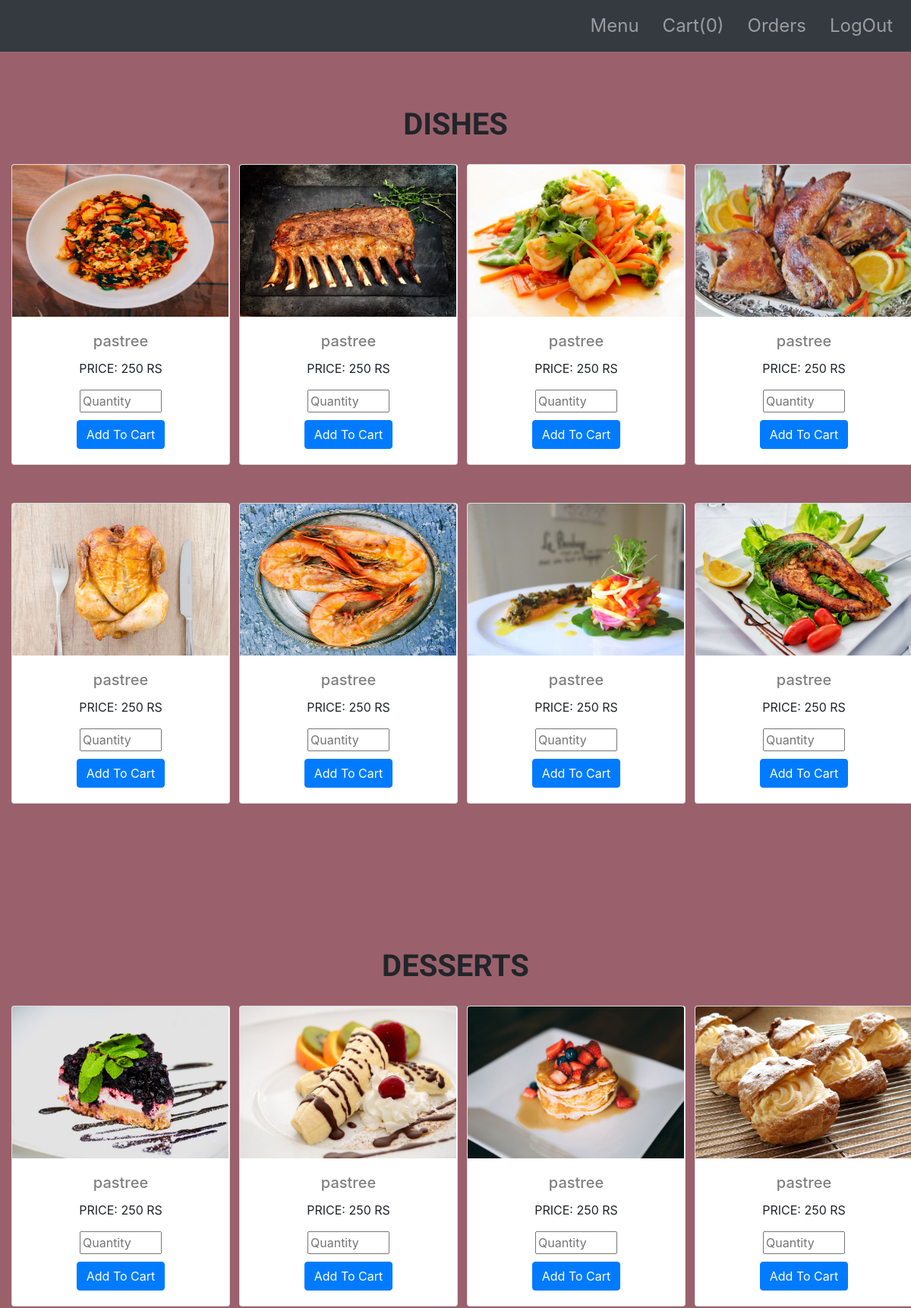
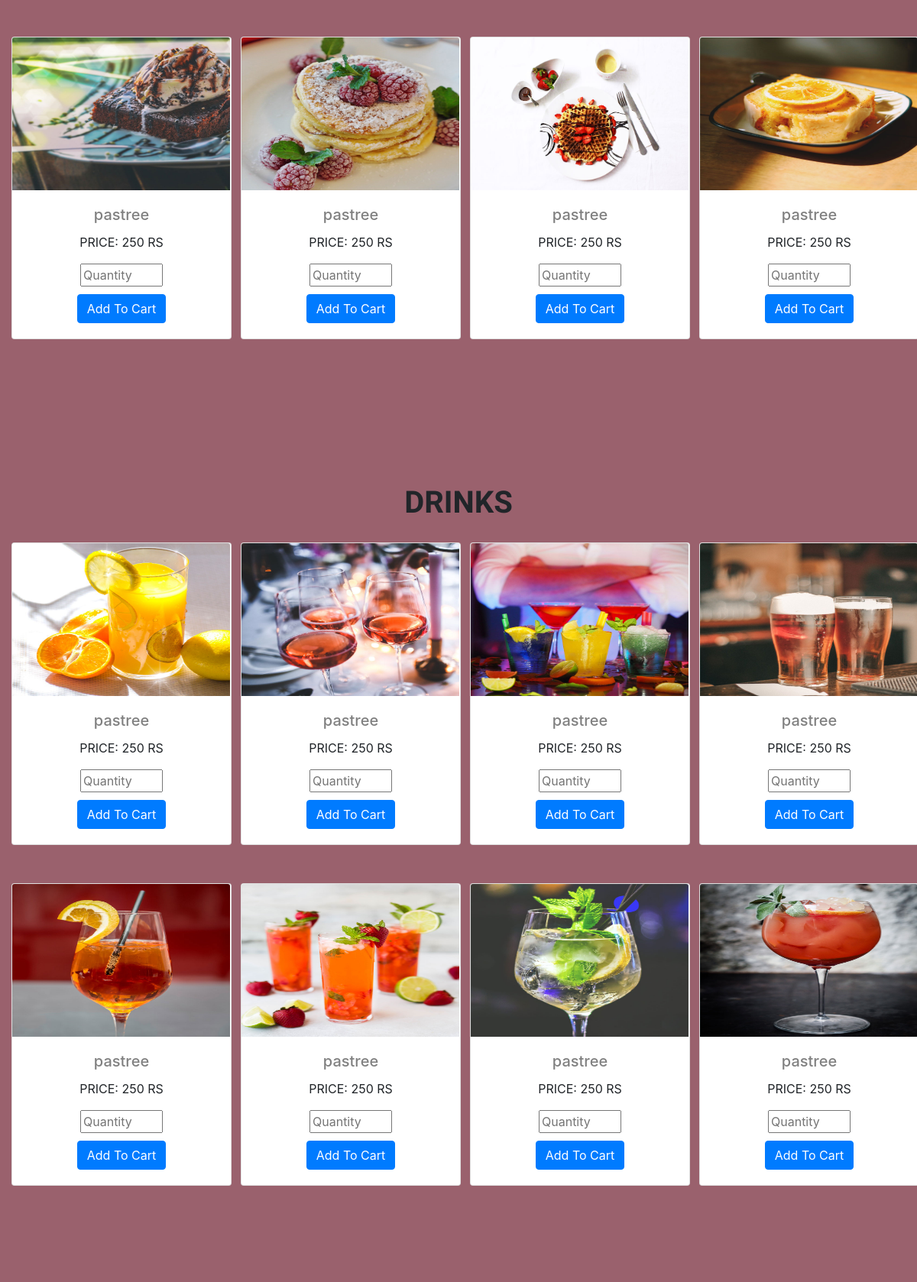
The app's page /mainbody.php (upper part) with its own data (2 pictures, top to bottom).
### tables this page shows
create table menu(
	item_id int not null AUTO_INCREMENT,
    item_name varchar(30),
    cost int ,
    Rating int,
    img varchar(2000),
    primary key(item_id)
    );

### functions.php (the view, shortened to what this page needs)
<?php
function oncard($image,$name,$cost,$productid)
{
$example="
<div class=\"our-cols col-lg-3\">
<form action=\"mainbody.php\" method=\"post\">
  <div class=\"ganesh-cards card\" style=\"width: 18rem;\">
  <img class=\"card-img-top\" src= \"$image\" alt=\"Card image cap\">
  <div class=\"card-body\">
  <h5 class=\"card-title\">$name</h5>
  <p>PRICE: $cost RS</p>
  <div style=\"margin-bottom:10px\">
  <input type=\"int\" name=\"quantity\" placeholder=\"Quantity\" required style=\"width:108px\">
  </div>
  <input type=\"submit\" name='add' class=\"btn btn-primary\" value=\"Add To Cart\">
  <input type='hidden' name='product_id' value='$productid'>
  <input type='hidden' name='cost' value='$cost'>
  </div>
    </div>
    </form>
    </div>";
    print "$example";
}
?>

### mainbody.php (shortened to what this page needs)
<?php
    include('mysqli_connect.php');
    require_once('functions.php');
?>
<!DOCTYPE html>
<html lang="en" dir="ltr">
  <head>
<link rel="stylesheet" href="https://cdn.jsdelivr.net/npm/bootstrap@4.0.0/dist/css/bootstrap.min.css">
<link rel="stylesheet" href="styles.css">
<link rel="stylesheet" href="cart.css">
  </head>
  <body>
    <?php
      require('navbar.php');
    ?>
<?php
    $query="select * from menu";
    $result=mysqli_query($dc,$query);
    $num=mysqli_num_rows($result);
    $v=1; ?>
    <?php
    while(($row=mysqli_fetch_array($result))&&($v<=$num))
    {
?>
    <?php if($v==1){ ?>
        <div class="our-row row">
        <div class="shashi">
  <h1>DISHES</h1>
    </div>
   <?php }?>
   <?php if($v==9){ ?>
        <div class="our-row row">
        <div class="shashi">
  <h1>DESSERTS</h1>
    </div>
   <?php }?>
   <?php if($v==17){ ?>
        <div class="our-row row">
        <div class="shashi">
  <h1>DRINKS</h1>
    </div>
   <?php }?>
   <?php if($v==25){ ?>
        <div class="our-row row">
        <div class="shashi">
    </div>
   <?php }?>
        <?php oncard ($row['img'],$row['item_name'],$row['cost'],$row['item_id']) ?>
  <?php
  if($v==8||$v==16||$v==24||$v==32)
  {
  print "</div>";
  }
   $v++; }
?>
  </body>
</html>

### navbar.php (shortened to what this page needs)
<nav class="navbar navbar-expand-lg navbar-dark bg-dark position-sticky-top fixed-top">
  <div class="collapse navbar-collapse" id="navbarText">
    <ul class="navbar-nav ml-auto">
      <li class="nav-item ">
        <a class="our-logo nav-link" href="mainbody.php">Menu</a>
      </li>
      <li class="nav-item ">
            <?php
            if(isset($_SESSION['cart']))
            {
                $count=count($_SESSION['cart']);
                print "<a class=\"our-logo nav-link\" href=\"cart.php\">Cart($count)</a>";
            }
            else
            {
                $count=0;
                print "<a class=\"our-logo nav-link\" href=\"cart.php\">Cart($count)</a>";
            }
            ?>
      </li>
      <li class="nav-item">
        <a class="our-logo nav-link" href="orders.php">Orders</a>
      </li>
      <li class="nav-item">
        <a class="our-logo nav-link" href="logout.php">LogOut</a>
      </li>
    </ul>
  </div>
</nav>

### styles.css (style rules this page uses)
h5 { color:grey; }
body { background-color: #9A616D; }
.our-logo { color: white; margin-left:15px; font-size: 1.5rem; }
.shashi { padding-top: 20px; padding-bottom: 20px; font-family: 'Shalimar', cursive; text-align: center; width: 100%; margin-top: 70px; }
.ganesh-cards { text-align: center; }
.our-row { margin-right: 0; margin-left: 0; }
.our-cols { margin-bottom: 50px; }
h1 { padding-top:50px; padding-bottom:0; font-weight: 900; }

### cart.css (style rules this page uses)
.card-img-top { width: 285px; height: 200px; }

### records on screen
menu: shows "DISHES", shows a picture, item_name "pastree", cost "250"
menu: shows a picture, item_name "pastree", cost "250"
menu: shows a picture, item_name "pastree", cost "250"
menu: shows a picture, item_name "pastree", cost "250"
menu: shows a picture, item_name "pastree", cost "250"
menu: shows a picture, item_name "pastree", cost "250"
menu: shows a picture, item_name "pastree", cost "250"
menu: shows a picture, item_name "pastree", cost "250"
menu: shows "DESSERTS", shows a picture, item_name "pastree", cost "250"
menu: shows a picture, item_name "pastree", cost "250"
menu: shows a picture, item_name "pastree", cost "250"
menu: shows a picture, item_name "pastree", cost "250"
menu: shows a picture, item_name "pastree", cost "250"
menu: shows a picture, item_name "pastree", cost "250"
menu: shows a picture, item_name "pastree", cost "250"
menu: shows a picture, item_name "pastree", cost "250"
menu: shows "DRINKS", shows a picture, item_name "pastree", cost "250"
menu: shows a picture, item_name "pastree", cost "250"
menu: shows a picture, item_name "pastree", cost "250"
menu: shows a picture, item_name "pastree", cost "250"
menu: shows a picture, item_name "pastree", cost "250"
menu: shows a picture, item_name "pastree", cost "250"
menu: shows a picture, item_name "pastree", cost "250"
menu: shows a picture, item_name "pastree", cost "250"

### other values on screen
$count "0"
